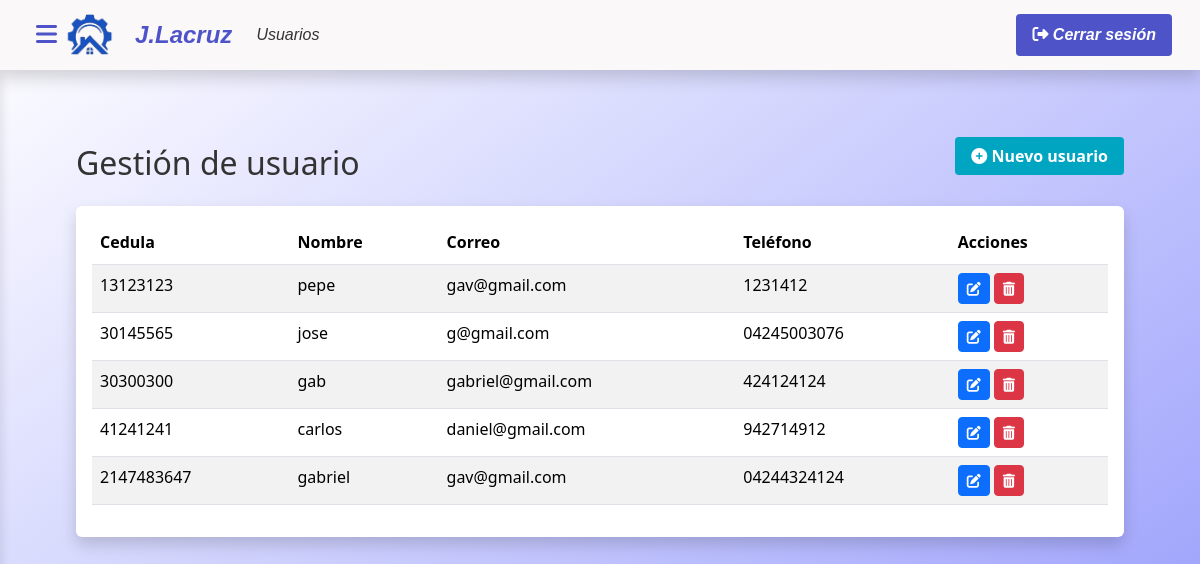
The app's page /index.php?c=usuario&m=index (signed in) with its own data.
### tables this page shows
CREATE TABLE `usuario` (
  `cedula` int(11) NOT NULL,
  `id_rol` int(11) NOT NULL,
  `username` varchar(50) NOT NULL,
  `clave` varchar(300) NOT NULL,
  `telefono` varchar(20) NOT NULL,
  `correo` varchar(100) NOT NULL
);

### modelo/conexion.php (called while the page is built, shortened)
<?php
class Conexion {
    public function __construct() {
    try {
        $this->pdo = new PDO("mysql:host=localhost;dbname=proyecto_lacruz", "root", "");
    } catch (PDOException $e) {
        die("Error de conexión: " . $e->getMessage());
    }
}
}
?>

### modelo/Usuario.php (called while the page is built, shortened)
<?php
require_once 'modelo/conexion.php';
class Usuario extends Conexion {
    public function listar() {
        $sql = "SELECT * FROM usuario";
        $stmt = $this->pdo->query($sql);
        return $stmt->fetchAll(PDO::FETCH_ASSOC);
    }
}

### vista/usuario/index.php (the view, shortened to what this page needs)
<?php require_once('vista/parcial/header.php');
?>
<div class="main-content">
    <div class="container-fluid py-4">
        <div class="row mb-4">
            <div class="col-md-6">
                <h2 class="mb-0">Gestión de usuario</h2>
            </div>
            <div class="col-md-6 text-end" >
                <a href="index.php?c=usuario&m=crear" class="p-btn">
                    <i class="fas fa-plus-circle"></i> Nuevo usuario
                </a>
            </div>
        </div>
        <div class="card">
            <div class="card-body">
                <div class="table-responsive">
                    <table class="table table-striped table-hover">
                        <thead class="table-white">
                            <tr>
                                <th>Cedula</th>
                                <th>Nombre</th>
                                <th>Correo</th>
                                <th>Teléfono</th>
                                <th>Acciones</th>
                            </tr>
                        </thead>
                        <tbody>
                               <?php foreach ($usuarios as $usuario): ?>
                            <tr>
                                <td><?= htmlspecialchars($usuario['cedula']) ?></td>
                                <td><?= htmlspecialchars($usuario['username']) ?></td>
                                <td><?= htmlspecialchars($usuario['correo']) ?></td>
                                <td><?= htmlspecialchars($usuario['telefono']) ?></td>
                                <td>
                                    <a href="index.php?c=usuario&m=actualizar&cedula=<?= $usuario['cedula'] ?>"
                                       class="btn btn-primary btn-sm"  >
                                        <i class="fas fa-edit"></i>
                                    </a>
                                    <a href="index.php?c=usuario&m=eliminar&cedula=<?=$usuario['cedula'] ?>"
                                       class="btn btn-danger btn-sm"
                                       onclick="return confirm('¿Desea eliminar este cliente?');">
                                        <i class="fas fa-trash-alt"></i>
                                    </a>
                                </td>
                            </tr>
                            <?php endforeach; ?>
                        </tbody>
                    </table>
                </div>
            </div>
        </div>
    </div>
</div>
<?php require_once('vista/parcial/footer.php'); ?>

### vista/css/header.css (style rules this page uses)
:root { --body-bg-color:rgb(0, 165, 194); --primary-color: #4e54c8; --secondary-color: #8f94fb; --accent-color: #00d4ff; --dark-color: #1a1a2e; --light-color: rgb(250, 248, 248); --text-dark: #333; --text-light: #fff; --shadow: 0 8px 16px rgba(0, 0, 0, 0.16); --transition: all 0.3s ease; }
* { box-sizing: border-box; margin: 0; padding: 0; }
body { font-family: 'Segoe UI', system-ui, -apple-system, sans-serif; background: linear-gradient(to bottom right,rgb(255, 255, 255), #8f94fb); min-height: 100vh; color: var(--text-dark); line-height: 1.6; margin: 0; padding-top: 56px; }
a { text-decoration: none; color: inherit; }
.p-btn { width: 18rem; font-weight: 700; color: var(--text-light); background-color: var(--body-bg-color); border-radius: 4px; padding: 0.5rem 1rem; transition: var(--transition); border: none; }
.main-content { padding: 2rem; transition: var(--transition); background-color: transparent; margin-left: 0; min-height: calc(100vh - 56px); }
.card { border: none; box-shadow: var(--shadow); ; transition: var(--transition); }

### records on screen
usuario: cedula "13123123", username "pepe", correo "gav@gmail.com", telefono "1231412"
usuario: cedula "30145565", username "jose", correo "g@gmail.com", telefono "04245003076"
usuario: cedula "30300300", username "gab", correo "gabriel@gmail.com", telefono "424124124"
usuario: cedula "41241241", username "carlos", correo "daniel@gmail.com", telefono "942714912"
usuario: cedula "2147483647", username "gabriel", correo "gav@gmail.com", telefono "04244324124"
